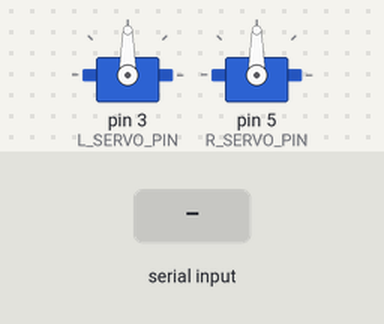
A program run on a simulated Arduino Leonardo, built with avr-gcc and run on an emulated ATmega32U4. Parts: 2 × servo. The inputs (shaded band) are chosen by the test bench.

Above: at 1.7 s.
1.8 s: "90,45,200\n" received over Serial
At 2.8 s:
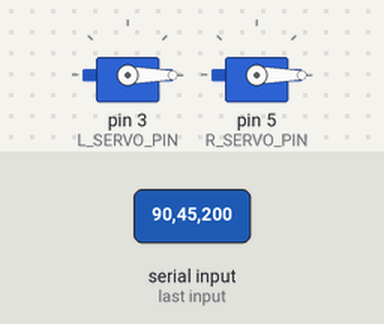
Timing chart, 0 to 4.8 s (numbered marks = the images above; inputs shaded):
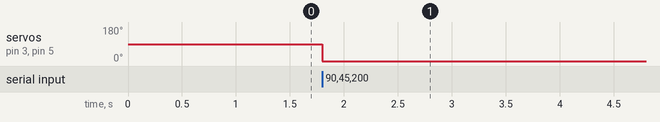

Measured:
- after the input at 1.8 s, servo on pin 3 (L_SERVO_PIN), servo on pin 5 (R_SERVO_PIN): 90° → 0° at once

The program:

main.cpp
```cpp
#include "globals.hpp"

String commandBuffer;
String leftCommandBuffer;
String rightCommandBuffer;

void setup() {
    Serial.begin(BAUDRATE);
    Serial.setTimeout(TIMEOUT);

    leftServo.attach(L_SERVO_PIN);
    rightServo.attach(R_SERVO_PIN);

    // initial position of the servos
    leftServo.write(90);
    rightServo.write(90);
    delay(WAIT_FOR_INIT_SERVO);
}

void loop() {
    if (Serial.available()) {
        commandBuffer = Serial.readString();
        int commandLength = commandBuffer.length();

        if (commandLength == 7 && commandBuffer[0] == BOTH) {
            leftCommandBuffer = commandBuffer.substring(1, 4);
            rightCommandBuffer = commandBuffer.substring(4, 7);
            leftPos = leftCommandBuffer.toInt();
            rightPos = rightCommandBuffer.toInt();
        }
        else if (commandLength == 4) {
            if (commandBuffer[0] == LEFT) {
                leftCommandBuffer = commandBuffer.substring(1, 4);
                leftPos = leftCommandBuffer.toInt();
            }
            else if (commandBuffer[0] == RIGHT) {
                rightCommandBuffer = commandBuffer.substring(1, 4);
                rightPos = rightCommandBuffer.toInt();
            }
        }

        leftServo.write(leftPos);
        rightServo.write(rightPos);
    }
}
```

globals.hpp
```cpp
// includes, defines, global variables
#include <Arduino.h>
#include <Servo.h>
#include <string.h>


#define L_SERVO_PIN 3
#define R_SERVO_PIN 5
#define WAIT_SERVO 10
#define WAIT_FOR_INIT_SERVO 500
#define TIMEOUT 0
#define BAUDRATE 9600
#define BOTH 'B'
#define LEFT 'L'
#define RIGHT 'R'


Servo leftServo;
Servo rightServo;

int leftPos = 0;
int rightPos = 0;
```
